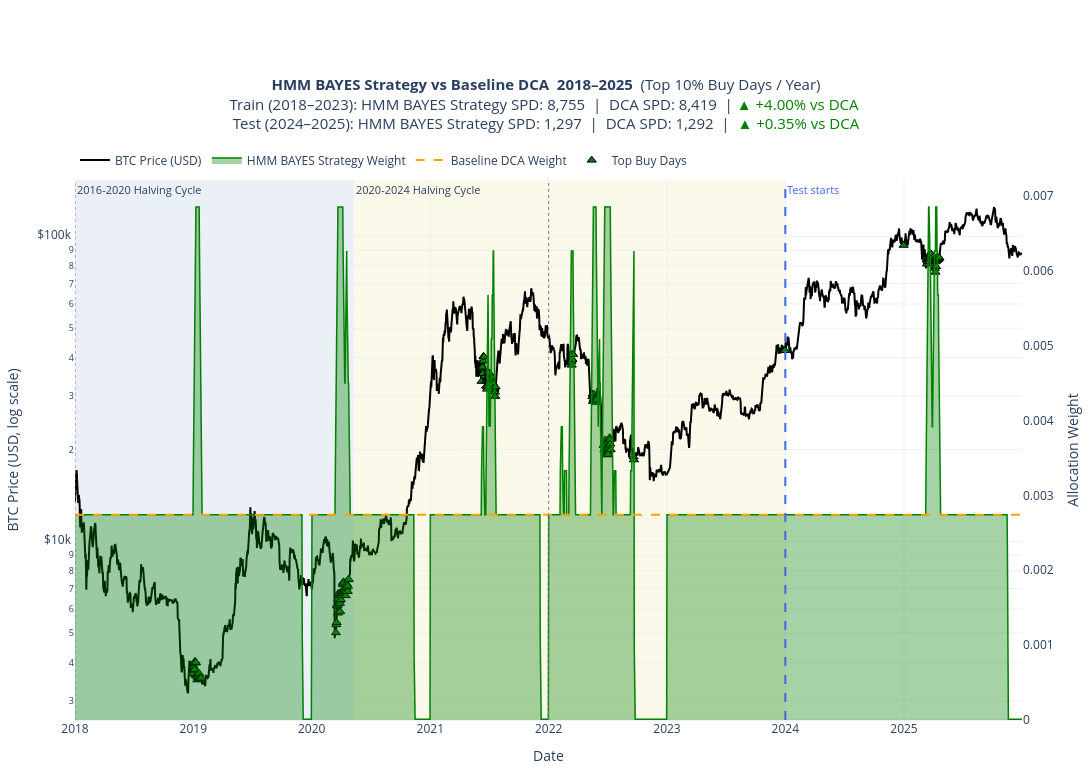

Notebook code cell kept with this figure:
### Code cell
combined_plot_df = (
    pd.concat([
        merged_train.to_pandas(), 
        merged_test.to_pandas()
        ])
    .sort_values("date")
    .reset_index(drop=True)
)
combined_plot_df["date"] = pd.to_datetime(combined_plot_df["date"])


cols = plots.StrategyColumns(
    weight="dynamic_weight",
    spd="sats_per_dollar_dynamic",
    sats_accum="sats_accum_dynamic",
)

# Full period
full_plot = plots.plot_strategy_full_period(
    combined_plot_df, 
    cols, 
    "HMM BAYES Strategy", 
    date_range=("2018-01-01", str(combined_plot_df["date"].max().date())),
    test_start_date="2024-01-01"
)
plt.show()

### Figure 1 — Plotly figure (JSON) as saved in the notebook; plotly's stock layout.template omitted (floating-point values rounded to 4 significant figures; data arrays with more than 128 entries replaced by an {"elided": "..."} marker saying what was removed)
{"data": [{"customdata": {"elided": "2920x8 mixed values"}, "hovertemplate": "<b>Date</b>: %{x|%Y-%m-%d}<br><b>Year</b>: %{customdata[0]}<br><b>Cycle</b>: %{customdata[1]}<br><b>BTC Price</b>: $%{y:,.2f}<br><b>HMM BAYES Strategy Weight</b>: %{customdata[2]:.8f}<br><b>DCA Weight</b>: %{customdata[3]:.8f}<br><b>HMM BAYES Strategy sats/$</b>: %{customdata[4]:,.2f}<br><b>DCA sats/$</b>: %{customdata[5]:,.2f}<br><b>HMM BAYES Strategy sats accum.</b>: %{customdata[6]:,.2f}<br><b>DCA sats accum.</b>: %{customdata[7]:,.2f}<extra></extra>", "line": {"color": "black", "width": 2}, "mode": "lines", "name": "BTC Price (USD)", "type": "scatter", "x": {"elided": "2920 str values"}, "y": {"elided": "2920 float values"}, "yaxis": "y"}, {"customdata": {"elided": "2920x5 mixed values"}, "fill": "tozeroy", "fillcolor": "rgba(0, 128, 0, 0.35)", "hovertemplate": "<b>Date</b>: %{x|%Y-%m-%d}<br><b>Year</b>: %{customdata[0]}<br><b>Cycle</b>: %{customdata[1]}<br><b>HMM BAYES Strategy Weight</b>: %{y:.8f}<br><b>BTC Price</b>: $%{customdata[2]:,.2f}<br><b>HMM BAYES Strategy sats/$</b>: %{customdata[3]:,.2f}<br><b>HMM BAYES Strategy sats accum.</b>: %{customdata[4]:,.2f}<extra></extra>", "line": {"color": "green", "width": 1.5}, "mode": "lines", "name": "HMM BAYES Strategy Weight", "type": "scatter", "x": {"elided": "2920 str values"}, "y": {"elided": "2920 float values"}, "yaxis": "y2"}, {"customdata": {"elided": "2920x5 mixed values"}, "hovertemplate": "<b>Date</b>: %{x|%Y-%m-%d}<br><b>Year</b>: %{customdata[0]}<br><b>Cycle</b>: %{customdata[1]}<br><b>DCA Weight</b>: %{y:.8f}<br><b>BTC Price</b>: $%{customdata[2]:,.2f}<br><b>DCA sats/$</b>: %{customdata[3]:,.2f}<br><b>DCA sats accum.</b>: %{customdata[4]:,.2f}<extra></extra>", "line": {"color": "orange", "dash": "dash", "width": 2}, "mode": "lines", "name": "Baseline DCA Weight", "type": "scatter", "x": {"elided": "2920 str values"}, "y": {"elided": "2920 float values"}, "yaxis": "y2"}, {"customdata": {"elided": "187x3 float values"}, "hovertemplate": "<b>Top Buy Date</b>: %{x|%Y-%m-%d}<br><b>Year</b>: %{customdata[0]}<br><b>BTC Price</b>: $%{y:,.2f}<br><b>HMM BAYES Strategy Weight</b>: %{customdata[1]:.8f}<br><b>Year Threshold</b>: %{customdata[2]:.8f}<extra></extra>", "marker": {"color": "green", "line": {"color": "black", "width": 1}, "size": 8, "symbol": "triangle-up"}, "mode": "markers", "name": "Top Buy Days", "type": "scatter", "x": {"elided": "187 str values"}, "y": {"elided": "187 float values"}, "yaxis": "y"}], "layout": {"annotations": [{"font": {"size": 11}, "showarrow": false, "text": "2016-2020 Halving Cycle", "x": "2018-01-01T00:00:00", "xanchor": "left", "xref": "x", "y": 1, "yanchor": "top", "yref": "y domain"}, {"font": {"size": 11}, "showarrow": false, "text": "2020-2024 Halving Cycle", "x": "2020-05-11T00:00:00", "xanchor": "left", "xref": "x", "y": 1, "yanchor": "top", "yref": "y domain"}, {"font": {"color": "royalblue", "size": 11}, "showarrow": false, "text": "Test starts", "x": 1704067200000, "xanchor": "left", "xref": "x", "y": 1, "yanchor": "top", "yref": "y domain"}], "height": 780, "hovermode": "x unified", "legend": {"orientation": "h", "x": 0, "xanchor": "left", "y": 1.01, "yanchor": "bottom"}, "margin": {"b": 60, "l": 70, "r": 70, "t": 180}, "shapes": [{"fillcolor": "rgba(176, 196, 222, 0.25)", "layer": "below", "line": {"width": 0}, "opacity": 1, "type": "rect", "x0": "2018-01-01T00:00:00", "x1": "2020-05-10T00:00:00", "xref": "x", "y0": 0, "y1": 1, "yref": "y domain"}, {"fillcolor": "rgba(238, 232, 170, 0.25)", "layer": "below", "line": {"width": 0}, "opacity": 1, "type": "rect", "x0": "2020-05-11T00:00:00", "x1": "2023-12-31T00:00:00", "xref": "x", "y0": 0, "y1": 1, "yref": "y domain"}, {"line": {"color": "gray", "dash": "dot", "width": 1}, "type": "line", "x0": "2010-08-16T00:00:00", "x1": "2010-08-16T00:00:00", "xref": "x", "y0": 0, "y1": 1, "yref": "y domain"}, {"line": {"color": "gray", "dash": "dot", "width": 1}, "type": "line", "x0": "2014-01-01T00:00:00", "x1": "2014-01-01T00:00:00", "xref": "x", "y0": 0, "y1": 1, "yref": "y domain"}, {"line": {"color": "gray", "dash": "dot", "width": 1}, "type": "line", "x0": "2018-01-01T00:00:00", "x1": "2018-01-01T00:00:00", "xref": "x", "y0": 0, "y1": 1, "yref": "y domain"}, {"line": {"color": "gray", "dash": "dot", "width": 1}, "type": "line", "x0": "2022-01-01T00:00:00", "x1": "2022-01-01T00:00:00", "xref": "x", "y0": 0, "y1": 1, "yref": "y domain"}, {"line": {"color": "royalblue", "dash": "dash", "width": 2}, "type": "line", "x0": 1704067200000, "x1": 1704067200000, "xref": "x", "y0": 0, "y1": 1, "yref": "y domain"}], "title": {"font": {"size": 15}, "text": "<b>HMM BAYES Strategy vs Baseline DCA  2018–2025</b>  (Top 10% Buy Days / Year)<br>Train (2018–2023): HMM BAYES Strategy SPD: 8,755  |  DCA SPD: 8,419  | <span style='color:green;'>▲ +4.00% vs DCA</span> <br>Test (2024–2025): HMM BAYES Strategy SPD: 1,297  |  DCA SPD: 1,292  |  <span style='color:green;'>▲ +0.35% vs DCA</span>", "x": 0.5}, "width": 1450, "xaxis": {"range": ["2018-01-01T00:00:00", "2025-12-31T00:00:00"], "showgrid": true, "title": {"text": "Date"}}, "yaxis": {"showgrid": true, "side": "left", "tickprefix": "$", "title": {"text": "BTC Price (USD, log scale)"}, "type": "log"}, "yaxis2": {"overlaying": "y", "showgrid": false, "side": "right", "title": {"text": "Allocation Weight"}}}}
